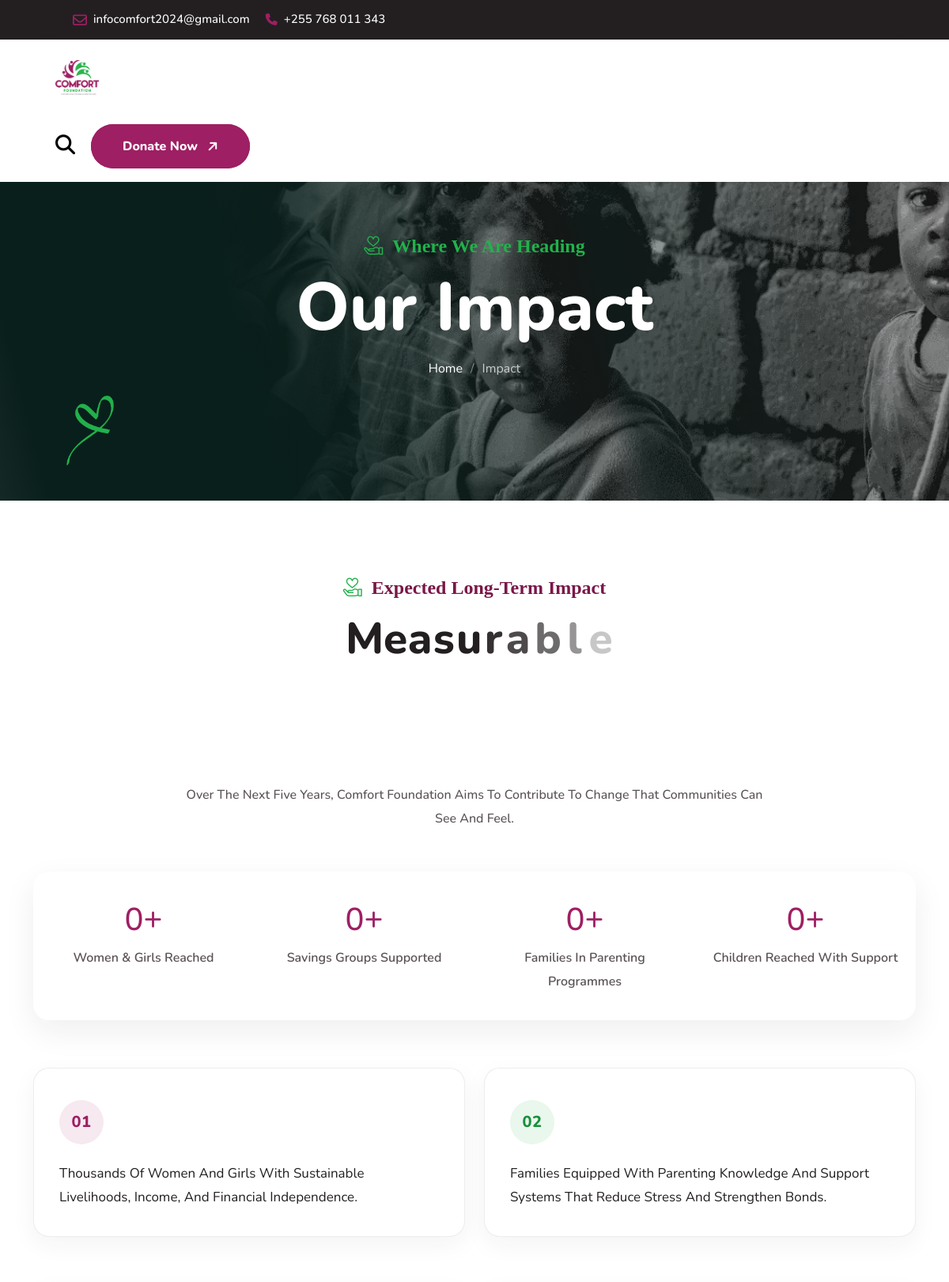
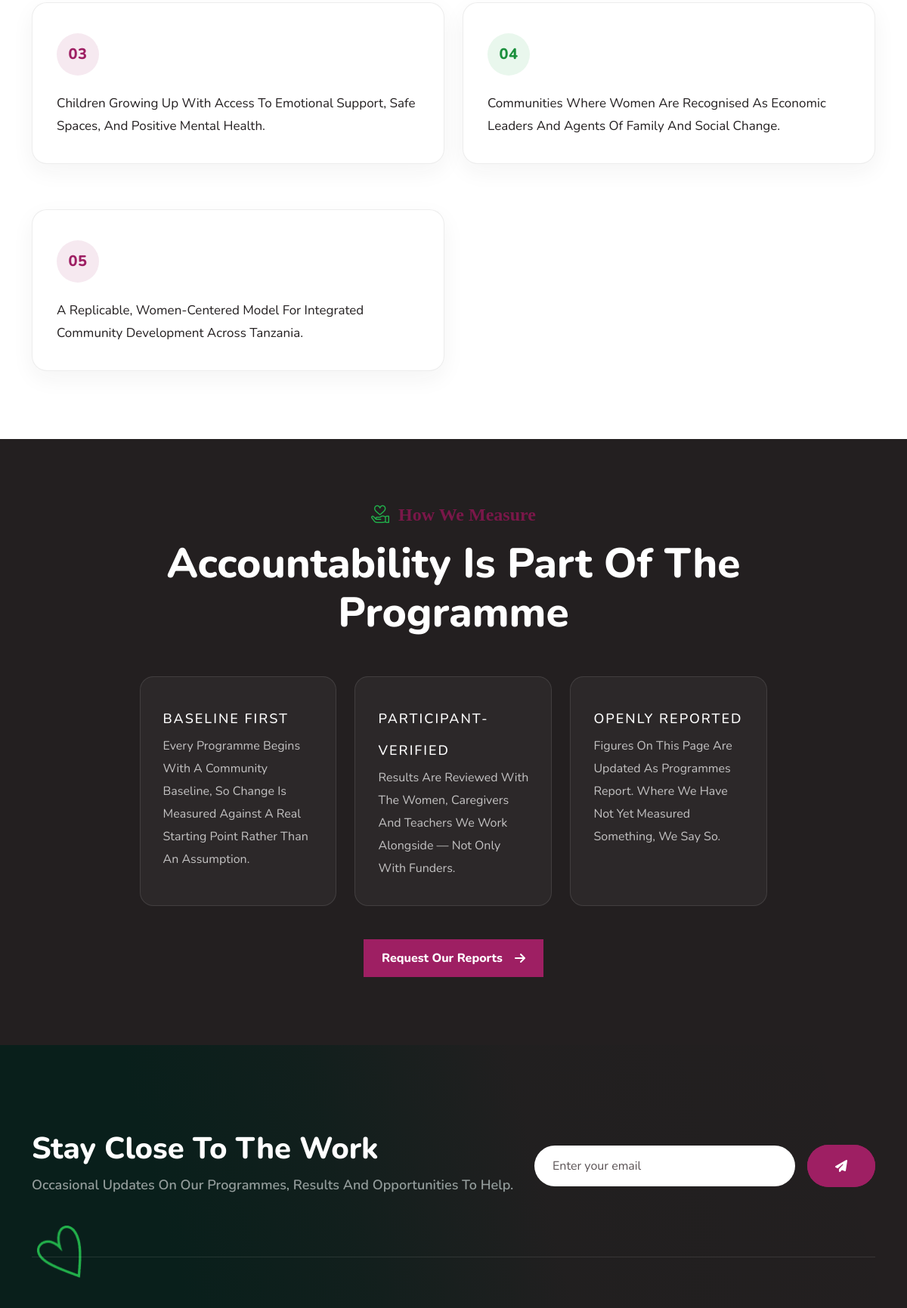
Page /impact (signed in, upper part) on the committed database (2 pictures, top to bottom).
### tables this page shows
CREATE TABLE IF NOT EXISTS `impact_stats` (
  `id`         INT UNSIGNED NOT NULL AUTO_INCREMENT,
  `label`      VARCHAR(160) NOT NULL,
  `value`      INT UNSIGNED NOT NULL DEFAULT 0,
  `suffix`     VARCHAR(12)  NOT NULL DEFAULT '+',
  `icon`       VARCHAR(60)  NOT NULL DEFAULT 'icon-support-heart',
  `sort_order` INT          NOT NULL DEFAULT 0,
  PRIMARY KEY (`id`)
);

### app/database.php (called while the page is built, shortened)
<?php
function db(): PDO
{
    static $pdo = null;
    if ($pdo instanceof PDO) {
        return $pdo;
    }
    $cfg = $GLOBALS['cf_config']['db'];
    $dsn = trim((string) ($cfg['dsn'] ?? ''));
    if ($dsn === '') {
        $dsn = sprintf(
            'mysql:host=%s;dbname=%s;charset=%s',
            $cfg['host'],
            $cfg['name'],
            $cfg['charset'] ?? 'utf8mb4'
        );
    }
    try {
        $pdo = new PDO($dsn, $cfg['user'], $cfg['pass'], [
            PDO::ATTR_ERRMODE            => PDO::ERRMODE_EXCEPTION,
            PDO::ATTR_DEFAULT_FETCH_MODE => PDO::FETCH_ASSOC,
            PDO::ATTR_EMULATE_PREPARES   => false,
            PDO::ATTR_STRINGIFY_FETCHES  => false,
        ]);
    } catch (PDOException $e) {
        error_log('[Comfort Foundation] DB connection failed: ' . $e->getMessage());
        if (!empty($GLOBALS['cf_config']['debug'])) {
            http_response_code(500);
            exit('Database connection failed: ' . htmlspecialchars($e->getMessage(), ENT_QUOTES, 'UTF-8'));
        }
        http_response_code(503);
        exit('The site is temporarily unavailable. Please try again shortly.');
    }
    return $pdo;
}
function q(string $sql, array $params = []): PDOStatement
{
    $stmt = db()->prepare($sql);
    $stmt->execute($params);
    return $stmt;
}
function all(string $sql, array $params = []): array
{
    return q($sql, $params)->fetchAll();
}

### app/repository.php (called while the page is built, shortened)
<?php
function impact_stats(): array
{
    return all('SELECT * FROM impact_stats ORDER BY sort_order, id');
}
function long_term_impact(): array
{
    return array_column(all('SELECT text FROM long_term_impact ORDER BY sort_order, id'), 'text');
}

### app/views/pages/impact.php (the view, shortened to what this page needs)
<?php $stats = impact_stats(); ?>
<section style="padding:100px 0 60px;">
    <div class="container">
        <div class="row justify-content-center">
            <div class="col-12 col-lg-10 col-xl-8">
                <div class="section__header text-center" data-aos="fade-up" data-aos-duration="1000">
                    <span class="sub-title"><i class="icon-donation"></i>Expected long-term impact</span>
                    <h2 class="title-animation">Measurable, community-rooted <span>transformation</span></h2>
                    <p>Over the next five years, Comfort Foundation aims to contribute to change that communities can see and feel.</p>
                </div>
            </div>
        </div>
        <?php if ($stats): ?>
        <div class="row"><div class="col-12">
            <div class="cf-facts" data-aos="fade-up" data-aos-duration="1000" style="margin-bottom:60px;">
                <div class="row g-0">
                    <?php foreach ($stats as $s): ?>
                    <div class="col-12 col-md-6 col-xl-3">
                        <div class="cf-facts__item">
                            <h3><span class="odometer" data-odometer-final="<?= (int) $s['value'] ?>">0</span><?= e($s['suffix']) ?></h3>
                            <p><?= e($s['label']) ?></p>
                        </div>
                    </div>
                    <?php endforeach; ?>
                </div>
            </div>
        </div></div>
        <?php endif; ?>
        <div class="row gutter-30">
            <?php foreach (long_term_impact() as $i => $item): ?>
            <div class="col-12 col-md-6" style="margin-bottom:30px;">
                <div class="cf-pillar<?= $i % 2 ? ' cf-pillar--green' : '' ?>" data-aos="fade-up" data-aos-duration="1000" data-aos-delay="<?= ($i % 2) * 150 ?>">
                    <span class="cf-pillar__num"><?= str_pad((string) ($i + 1), 2, '0', STR_PAD_LEFT) ?></span>
                    <p style="font-size:17px;color:var(--cf-ink);"><?= e($item) ?></p>
                </div>
            </div>
            <?php endforeach; ?>
        </div>
    </div>
</section>
<section class="cf-approach" style="padding:90px 0;">
    <div class="container">
        <div class="row justify-content-center"><div class="col-12 col-xl-9">
            <div class="section__header text-center">
                <span class="sub-title"><i class="icon-donation"></i>How we measure</span>
                <h2>Accountability is part of the programme</h2>
            </div>
            <div class="row gutter-30" style="margin-top:34px;">
                <div class="col-12 col-md-4" style="margin-bottom:24px;">
                    <div class="cf-approach__step"><h4 style="font-size:18px;">Baseline first</h4><p>Every programme begins with a community baseline, so change is measured against a real starting point rather than an assumption.</p></div>
                </div>
                <div class="col-12 col-md-4" style="margin-bottom:24px;">
                    <div class="cf-approach__step"><h4 style="font-size:18px;">Participant-verified</h4><p>Results are reviewed with the women, caregivers and teachers we work alongside — not only with funders.</p></div>
                </div>
                <div class="col-12 col-md-4" style="margin-bottom:24px;">
                    <div class="cf-approach__step"><h4 style="font-size:18px;">Openly reported</h4><p>Figures on this page are updated as programmes report. Where we have not yet measured something, we say so.</p></div>
                </div>
            </div>
            <div class="text-center" style="margin-top:20px;"><a href="<?= e(url('contact')) ?>" class="btn--primary">Request Our Reports <i class="fa-solid fa-arrow-right"></i></a></div>
        </div></div>
    </div>
</section>

### rows in the picture
impact_stats: suffix "+", label "Women & Girls Reached"
impact_stats: suffix "+", label "Savings Groups Supported"
impact_stats: suffix "+", label "Families In Parenting Programmes"
impact_stats: suffix "+", label "Children Reached With Support"

### other values in the picture
setting('contact_email') "infocomfort2024@gmail.com"
setting('contact_phone') "+255 768 011 343"
$eyebrow "Where We Are Heading"
$label "Impact"
str_pad((string) ($i + 1), 2, '0', STR_PAD_LEFT) "01"
$item "Thousands Of Women And Girls With Sustainable Livelihoods, Income, And Financial Independence."
str_pad((string) ($i + 1), 2, '0', STR_PAD_LEFT) "02"
$item "Families Equipped With Parenting Knowledge And Support Systems That Reduce Stress And Strengthen Bonds."
str_pad((string) ($i + 1), 2, '0', STR_PAD_LEFT) "03"
$item "Children Growing Up With Access To Emotional Support, Safe Spaces, And Positive Mental Health."
str_pad((string) ($i + 1), 2, '0', STR_PAD_LEFT) "04"
$item "Communities Where Women Are Recognised As Economic Leaders And Agents Of Family And Social Change."
str_pad((string) ($i + 1), 2, '0', STR_PAD_LEFT) "05"
$item "A Replicable, Women-Centered Model For Integrated Community Development Across Tanzania."
